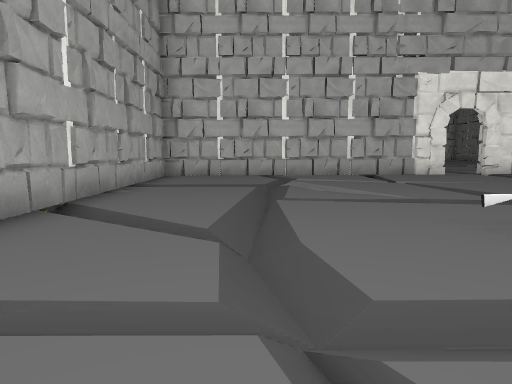
[1] (above)

17 first-person views from a walk through a scene from a Unity 3-D project. The camera is 1.4 m above the floor, tilts 6° down and sees 70° across. Doors are open. The floor is counted in squares, 2 m on a side. Each view is taken from the middle of a square. On the plan, view 1 faces up. The plan holds only what a view shows up to about 11 squares ahead; the rest is blank. The place goes on beyond the plan. The player character is not drawn. Some surface patterns are stand-ins.

[2]
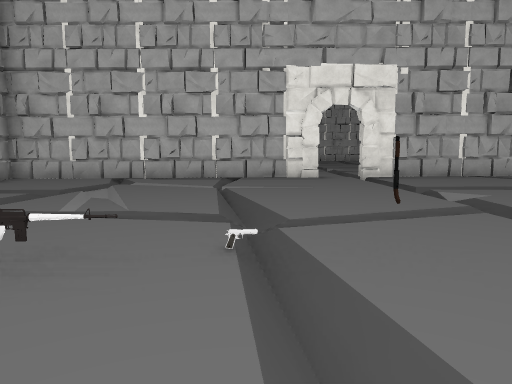

[3]
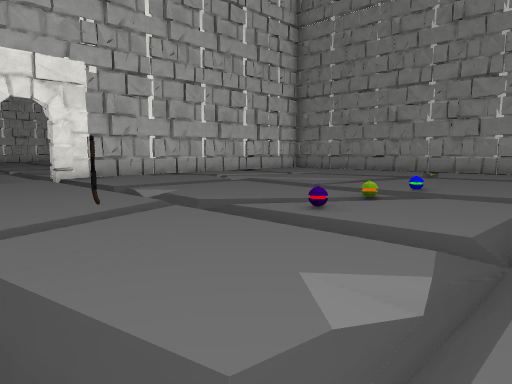

[4]
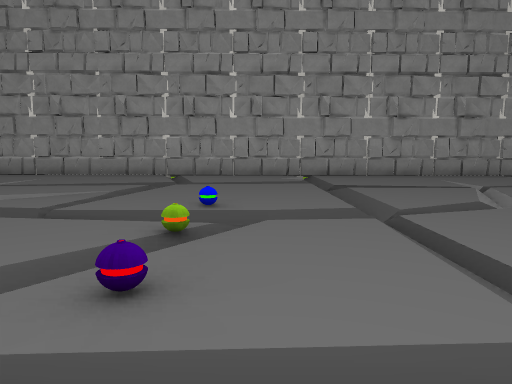

[5]
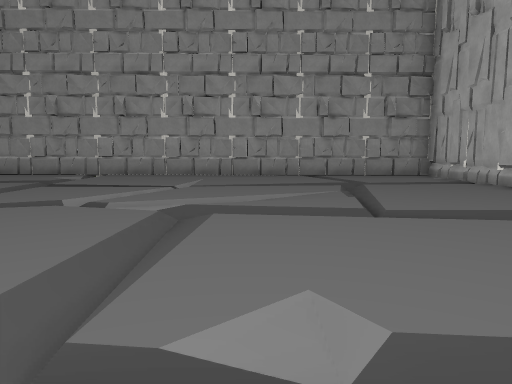

[6]
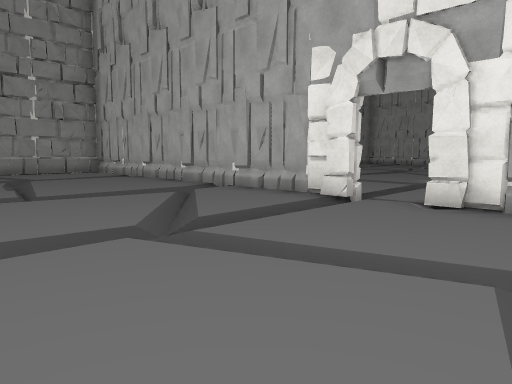

[7]
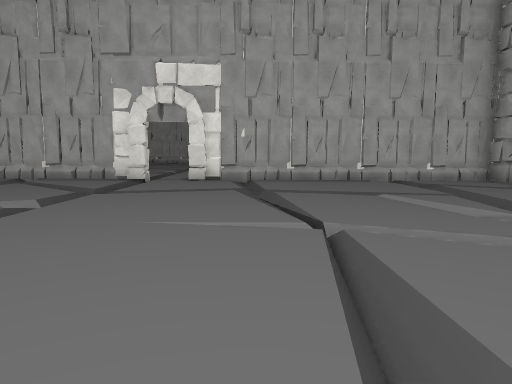

[8]
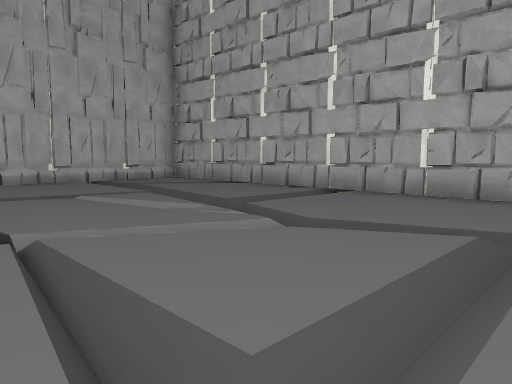

[9]
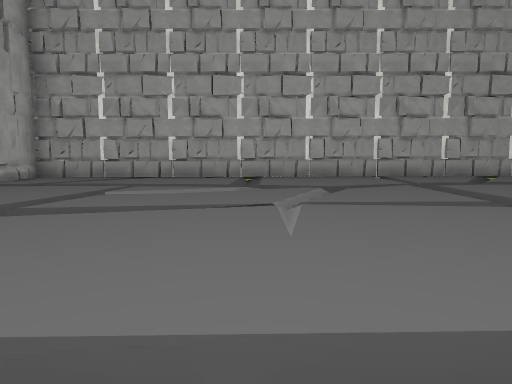

[10]
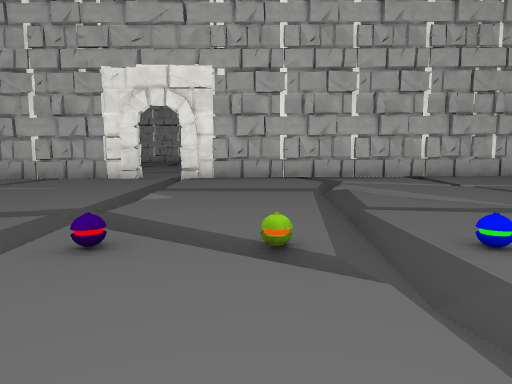

[11]
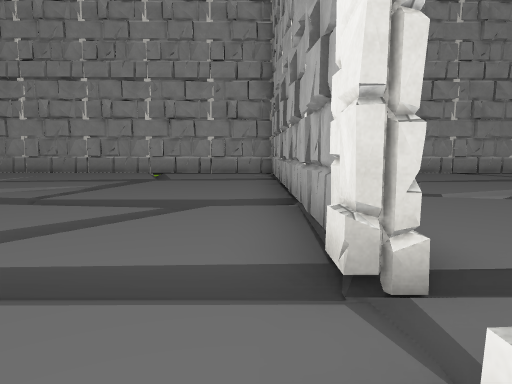

[12]
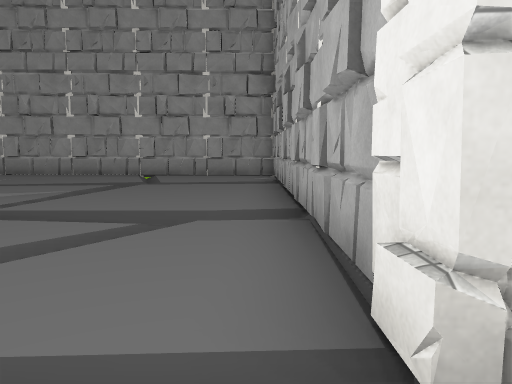

[13]
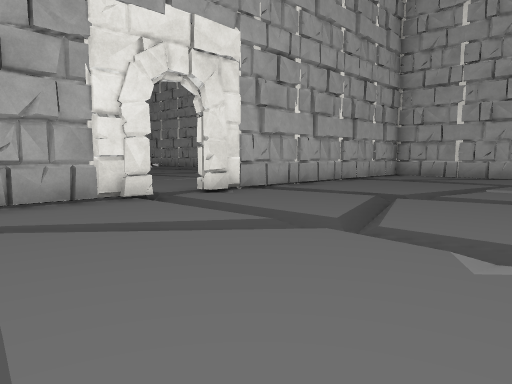

[14]
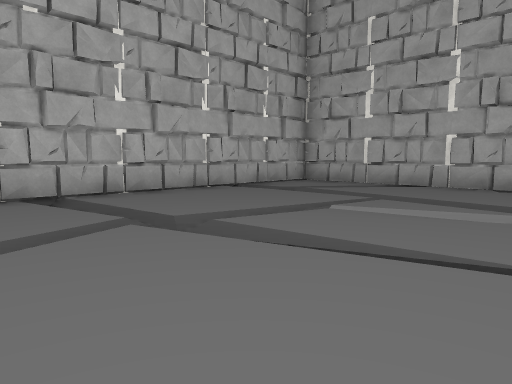

[15]
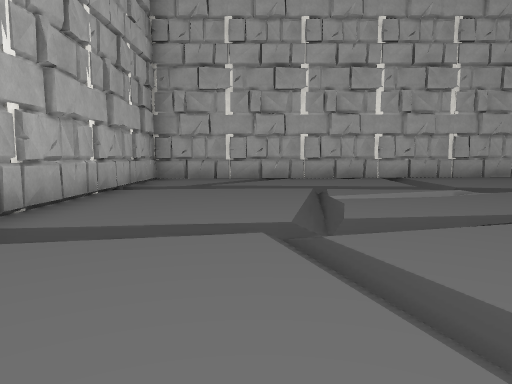

[16]
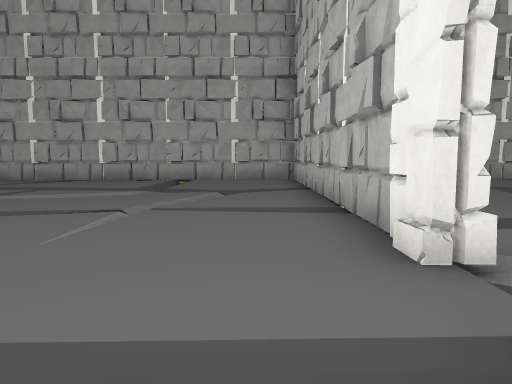

[17]
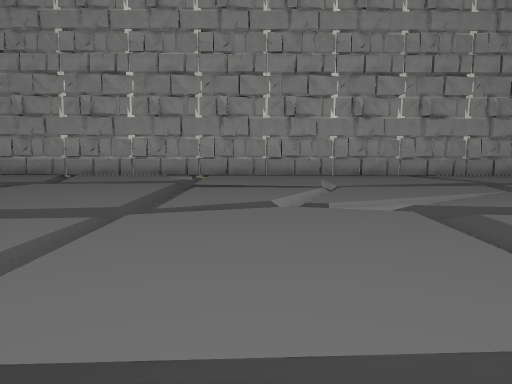

### Floor plan
Key: @ floor where view 1 was taken; # wall or solid block; . main floor; : floor 0.25 m higher than the main floor; / step, stairs or slope; D open door; O other object.
Columns run from 3 left of view 1 to 17 right of it. Each row starts with its distance up from view 1.
 18 #.///.//.:      /:::#
 17 #..//./..:/::/ :/:::#
 16 #../.../../::/:::/::#
 15 #..//.././/::/:.///.#
 14 #/./.../..//:/:::/::#
 13 #.//.../.././/:::/::#
 12 #../.../../.:/:::/::#
 11 #########DD##########
 10 #..././..:/:::/:::::#
  9 #...///.../:::///:::#
  8 #////./.../////:::::#
  7 #..//...../:://:::::#
  6 #../.../../::/:.:/::#
  5 #..//.././/.://:./.:#
  4 #///...O../OO/O::/::#
  3 #.//..O/O./../:::/::#
  2 #../.../..////:::/::#
  1 #../....../../::::::#
  0 #..@/...../.../:::::#
 -1 #...///.../...///:::#
 -2 #////...../////.::::#
 -3 #..///..../..///::::#
 -4 #../.../../../.../::#
 -5 #..//.//////.//.///.#
 -6 #.//.../..////.../::#
 -7 #.//.../../../.../::#
 -8 #########DD##########

Positions as (right, up) in squares from view 1, and headings:
1: (0, 0), facing up
2: (4, 1), facing up
3: (4, 1), facing up-right
4: (6, 3), facing right
5: (6, -3), facing right
6: (4, -3), facing down-right
7: (4, 2), facing down
8: (4, 2), facing down-left
9: (8, -2), facing left
10: (9, 1), facing up
11: (5, 12), facing right
12: (6, 12), facing right
13: (10, 17), facing down-left
14: (6, 18), facing down-left
15: (7, 14), facing left
16: (8, 10), facing left
17: (6, 0), facing right
